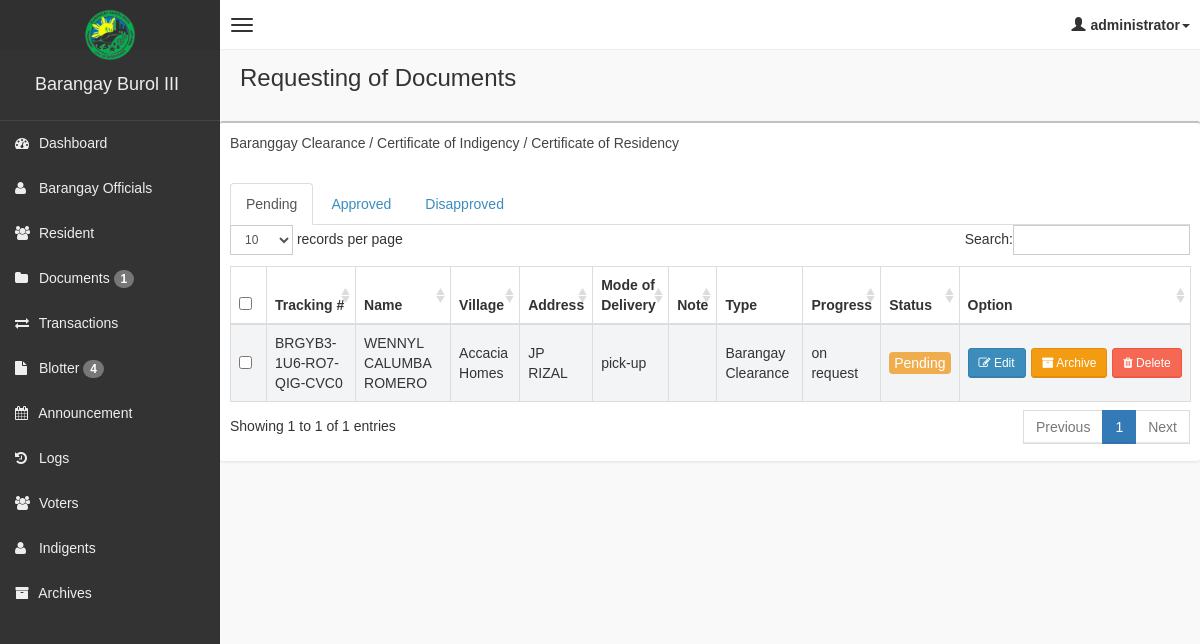
Before: /admin/documents.php (signed in) with the older database file.
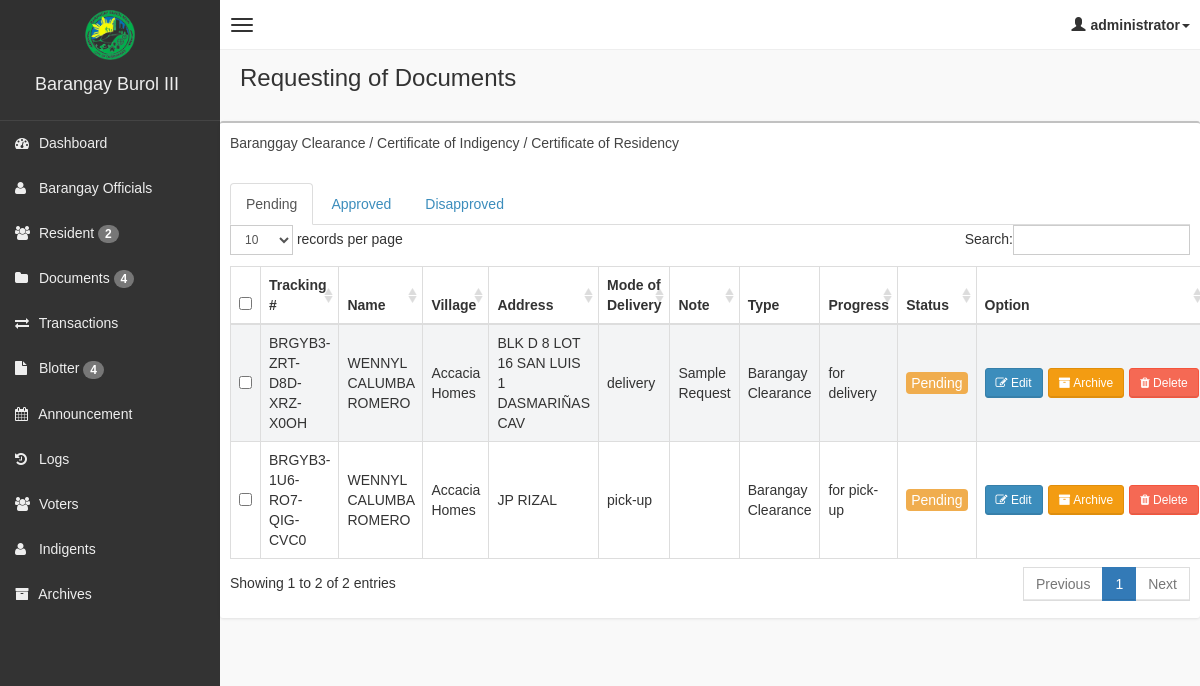
After: the same page with the newer database file.
### tables this page shows
CREATE TABLE `documents` (
  `id` int(11) NOT NULL,
  `tracking_number` varchar(255) NOT NULL,
  `full_name` varchar(255) NOT NULL,
  `address` varchar(255) NOT NULL,
  `age` varchar(255) NOT NULL,
  `pickup_date` varchar(255) NOT NULL,
  `pickup_time` varchar(255) NOT NULL,
  `year_residency` varchar(255) NOT NULL,
  `purpose` varchar(255) NOT NULL,
  `category` varchar(255) NOT NULL,
  `note` text DEFAULT NULL,
  `type` varchar(255) NOT NULL,
  `status` varchar(255) NOT NULL DEFAULT 'Pending',
  `control_number` varchar(255) NOT NULL,
  `date_added` timestamp NOT NULL DEFAULT current_timestamp(),
  `delivery_mode` enum('pick-up','delivery') NOT NULL,
  `amount_to_prepare` decimal(10,2) DEFAULT NULL,
  `is_archive` tinyint(1) DEFAULT 0
);

CREATE TABLE `user` (
  `id` int(11) NOT NULL,
  `full_name` varchar(255) NOT NULL,
  `date_of_birth` date NOT NULL,
  `age` varchar(255) NOT NULL,
  `email` varchar(255) NOT NULL,
  `password` varchar(255) NOT NULL,
  `mobile_number` varchar(15) NOT NULL,
  `gender` varchar(255) NOT NULL,
  `village` varchar(255) NOT NULL,
  `phase` varchar(255) NOT NULL,
  `blk` varchar(255) NOT NULL,
  `street` varchar(255) NOT NULL,
  `id_type` varchar(255) NOT NULL,
  `id_number` varchar(50) NOT NULL,
  `issued_authority` varchar(255) NOT NULL,
  `issued_state` varchar(255) NOT NULL,
  `issued_date` date NOT NULL,
  `expiry_date` date NOT NULL,
  `address_type` varchar(50) NOT NULL,
  `nationality` varchar(50) NOT NULL,
  `state` varchar(50) NOT NULL,
  `district` varchar(50) NOT NULL,
  `block_number` int(11) NOT NULL,
  `father_name` varchar(255) NOT NULL,
  `mother_name` varchar(255) NOT NULL,
  `grandfather` varchar(255) NOT NULL,
  `spouse_name` varchar(255) NOT NULL,
  `father_in_law` varchar(255) NOT NULL,
  `mother_in_law` varchar(255) NOT NULL,
  `status` varchar(255) NOT NULL DEFAULT 'Pending',
  `profile_img` varchar(255) NOT NULL,
  `category` varchar(255) NOT NULL,
  `is_archive` tinyint(4) NOT NULL DEFAULT 0
);

### admin/documents.php (the view, shortened to what the changed rows need)
<!DOCTYPE html>
<html>
<?php
if (!isset($_SESSION['role'])) {
    header("Location: login.php");
    exit;
} else {
    include('main_style.php');
?>
    <body class="skin-black">
        <?php
        include "db.php";
        ?>
        <div class="wrapper row-offcanvas row-offcanvas-left">
            <?php include('sidebar.php'); ?>
            <aside class="right-side">
                <section class="content-header">
                    <h1>Requesting of Documents</h1>
                </section>
                <section class="content">
                    <div class="row">
                        <div class="box">
                            <div class="box-body table-responsive">
                                <div class="tab-content">
                                    <div class="tab-pane active in" id="pending">
                                        <table id="table" class="table table-bordered table-striped">
                                            <thead>
                                                <tr>
                                                    <?php if (!isset($_SESSION['staff'])) { ?>
                                                        <th style="width: 20px !important;">
                                                            <input type="checkbox" name="chk_delete[]" class="cbxMain" onchange="checkMain(this)" />
                                                        </th>
                                                    <?php } ?>
                                                    <th>Tracking #</th>
                                                    <th>Name</th>
                                                    <th>Village</th>
                                                    <th>Address</th>
                                                    <th>Mode of Delivery</th>
                                                    <th>Note</th>
                                                    <th>Type</th>
                                                    <th>Progress</th>
                                                    <th>Status</th>
                                                    <th style="width: 130px !important;">Option</th>
                                                </tr>
                                            </thead>
                                            <tbody>
                                                <?php
                                                $squery = $pdo->query("SELECT d.*, u.full_name, u.village
                                                FROM documents d
                                                JOIN user u ON d.full_name = u.full_name
                                                WHERE d.status = 'Pending' AND d.is_archive = 0");
                                                while ($row = $squery->fetch(PDO::FETCH_ASSOC)) {
                                                ?>
                                                    <tr>
                                                        <td><input type="checkbox" name="chk_delete[]" class="chk_delete" value="<?php echo $row['id'] ?>" /></td>
                                                        <td><?php echo $row['tracking_number'] ?></td>
                                                        <td><?php echo $row['full_name'] ?></td>
                                                        <td><?php echo $row['village'] ?> </td>
                                                        <td><?php echo $row['address'] ?></td>
                                                        <td><?php echo $row['delivery_mode'] ?></td>
                                                        <td><?php echo $row['note'] ?></td>
                                                        <td><?php echo $row['type'] ?></td>
                                                        <td><?php echo $row['category'] ?></td>
                                                        <td>
                                                            <?php
                                                            $statusClass = '';
                                                            switch ($row['status']) {
                                                                case 'Pending':
                                                                    $statusClass = 'btn-warning';
                                                                    break;
                                                            }
                                                            ?>
                                                            <span class="<?php echo $statusClass; ?>" style="padding: 3px 5px; border-radius: 4px;"><?php echo $row['status']; ?></span>
                                                        </td>
                                                        <td>
                                                            <div style="display: flex; gap: 5px;">
                                                                <button class="btn btn-primary btn-sm" data-toggle="modal" data-target="#editModalDocument<?php echo $row['id'] ?>">
                                                                    <i class="fa fa-pencil-square-o"></i> Edit
                                                                </button>
                                                                <form method="post" action="archive.php">
                                                                    <button type="submit" name="archive" class="btn btn-warning btn-sm" onclick="return confirm('Are you sure you want to archive this log?')"><i class="fa fa-archive"></i> Archive</button>
                                                                </form>
                                                                <form method="post" action="delete.php">
                                                                    <button type="submit" name="archive" class="btn btn-danger btn-sm" onclick="return confirm('Are you sure you want to Delete this log?')"><i class="fa fa-trash"></i> Delete</button>
                                                                </form>
                                                            </div>
                                                        </td>
                                                    </tr>
                                                <?php
                                                }
                                                ?>
                                            </tbody>
                                        </table>
                                    </div>
                                </div>
                            </div>
                        </div>
                    </div>
                </section>
            </aside>
        </div>
    <?php }
    ?>
    </body>
</html>

### admin/sidebar.php (shortened to what the changed rows need)
<?php
function getPendingDocumentsCount($pdo)
{
    $sql = "SELECT COUNT(*) FROM documents WHERE status = :status";
    $stmt = $pdo->prepare($sql);
    $stmt->execute([':status' => 'pending']);
    return $stmt->fetchColumn();
}
function getPendingResidentsCount($pdo)
{
    $sql = "SELECT COUNT(*) FROM user WHERE status = :status";
    $stmt = $pdo->prepare($sql);
    $stmt->execute([':status' => 'pending']);
    return $stmt->fetchColumn();
}
$pendingDocumentCount = getPendingDocumentsCount($pdo);
$pendingResidentCount = getPendingResidentsCount($pdo);
?>
<aside class="left-side sidebar-offcanvas">
    <section class="sidebar">
        <ul class="sidebar-menu">
            <li>
                <a href="resident.php">
                    <i class="fa fa-users"></i> <span>Resident</span>
                    <?php if ($pendingResidentCount > 0): ?>
                        <span class="badge"><?php echo $pendingResidentCount; ?></span>
                    <?php endif; ?>
                </a>
            </li>
            <li>
                <a href="documents.php">
                    <i class="fa fa-folder"></i> <span>Documents</span>
                    <?php if ($pendingDocumentCount > 0): ?>
                        <span class="badge"><?php echo $pendingDocumentCount; ?></span>
                    <?php endif; ?>
                </a>
            </li>
        </ul>
    </section>
</aside>

Changed rows visible on the page:
now on this page (row edited): documents: tracking_number "BRGYB3-ZRT-D8D-XRZ-X0OH", user.full_name "WENNYL CALUMBA ROMERO", user.village "Accacia Homes", address "BLK D 8 LOT 16 SAN LUIS 1 DASMARIÑAS CAV", delivery_mode "delivery", note "Sample Request", type "Barangay Clearance", category "for delivery", status "Pending"
changed documents "BRGYB3-1U6-RO7-QIG-CVC0": category "on request" → "for pick-up"
Other visible differences:
$pendingResidentCount: (not shown) → "2"
$pendingDocumentCount: "1" → "4"
text written by a page script: "records per page Search: Showing 1 to 1 of 1 entries Previous 1 Next" → "records per page Search: Showing 1 to 2 of 2 entries Previous 1 Next"
